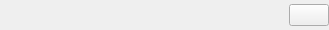
<?xml version="1.0" encoding="UTF-8"?>
<ui version="4.0">
 <class>UIRowLinkItem</class>
 <widget class="QWidget" name="UIRowLinkItem">
  <property name="geometry">
   <rect>
    <x>0</x>
    <y>0</y>
    <width>329</width>
    <height>30</height>
   </rect>
  </property>
  <property name="windowTitle">
   <string>Form</string>
  </property>
  <layout class="QHBoxLayout" name="horizontalLayout">
   <property name="spacing">
    <number>0</number>
   </property>
   <property name="leftMargin">
    <number>0</number>
   </property>
   <property name="topMargin">
    <number>0</number>
   </property>
   <property name="rightMargin">
    <number>0</number>
   </property>
   <property name="bottomMargin">
    <number>0</number>
   </property>
   <item>
    <spacer name="horizontalSpacer">
     <property name="orientation">
      <enum>Qt::Horizontal</enum>
     </property>
     <property name="sizeHint" stdset="0">
      <size>
       <width>300</width>
       <height>20</height>
      </size>
     </property>
    </spacer>
   </item>
   <item>
    <widget class="HFlatPushButton" name="pushButton">
     <property name="text">
      <string/>
     </property>
     <property name="icon">
      <iconset resource="res.qrc">
       <normaloff>:/res/icon/link.png</normaloff>:/res/icon/link.png</iconset>
     </property>
     <property name="iconSize">
      <size>
       <width>14</width>
       <height>14</height>
      </size>
     </property>
    </widget>
   </item>
  </layout>
 </widget>
 <customwidgets>
  <customwidget>
   <class>HFlatPushButton</class>
   <extends>QPushButton</extends>
   <header>HFlatPushButton.h</header>
  </customwidget>
 </customwidgets>
 <resources>
  <include location="res.qrc"/>
 </resources>
 <connections/>
</ui>
